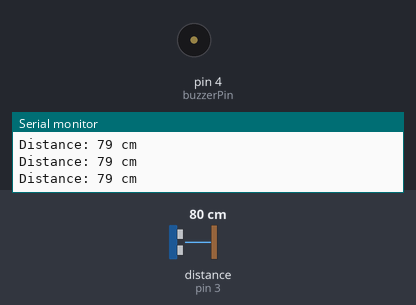
This sketch was run on a simulated Arduino Uno, built with avr-gcc and run on an emulated ATmega328P. Shown: buzzer (waves = sounding, pin HIGH), the last lines printed to the serial monitor. Wiring (inferred from the names in the program): ultrasonic range finder: trigger pin 2; echo pin 3. The inputs (shaded band) are chosen by the test bench; at power-on: distance to the obstacle (sensor on pin 3) 80 cm. The echo pulse lasts 58.3 µs per cm; pins used as bus, display or sensor lines are not drawn.

Above: at 1.2 s.
1.3 s: distance to the obstacle (sensor on pin 3) set to 43 cm
2.8 s: distance to the obstacle (sensor on pin 3) set to 35 cm
At 3.2 s:
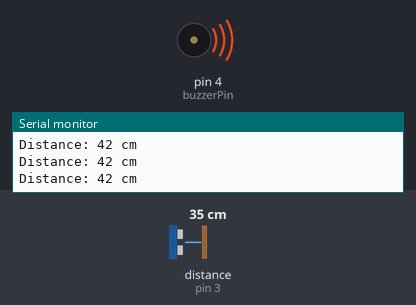
5.8 s: distance to the obstacle (sensor on pin 3) set to 60 cm
At 5.8 s:
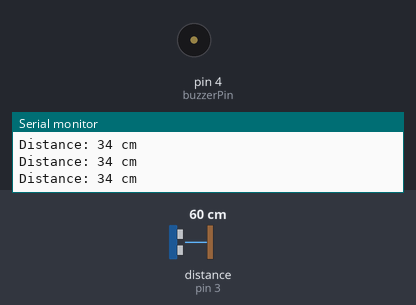
Timing chart, 0 to 8.8 s (numbered marks = the images above; inputs shaded):
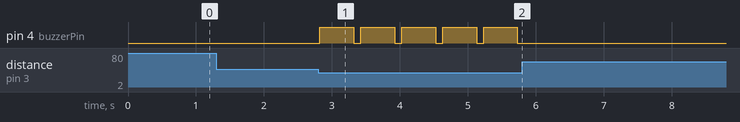

Measured:
- the behaviour switches between 41 and 40 cm on distance to the obstacle (sensor on pin 3) (found by bisection; images 0 and 1)
- after the input at 2.8 s, pin 4 (buzzerPin): alternates HIGH for 0.50 s and LOW for 0.10 s, starting at once
- after the input at 5.8 s, pin 4 (buzzerPin): stops changing and stays LOW

The sketch:

Smart_cap_for_Visually_Aided_person.ino
```cpp
#define trigPin 2
#define echoPin 3
#define buzzerPin 4

void setup() {
  pinMode(trigPin, OUTPUT);
  pinMode(echoPin, INPUT);
  pinMode(buzzerPin, OUTPUT);
  Serial.begin(9600);
}

void loop() {
  long duration, distance;

  // Send an ultrasonic pulse to measure distance
  digitalWrite(trigPin, LOW);
  delayMicroseconds(2);
  digitalWrite(trigPin, HIGH);
  delayMicroseconds(10);
  digitalWrite(trigPin, LOW);

  // Measure the time it takes for the pulse to return
  duration = pulseIn(echoPin, HIGH);

  // Calculate distance in centimeters
  distance = (duration / 2) / 29.1;

  // Check the distance
  if (distance < 40) {
    // If an obstacle is detected within 20cm, sound the buzzer
    digitalWrite(buzzerPin, HIGH);
    delay(500);  // Buzzer on for half a second
    digitalWrite(buzzerPin, LOW);
  }

  // Print the distance to the serial monitor for debugging
  Serial.print("Distance: ");
  Serial.print(distance);
  Serial.println(" cm");
  delay(100);  // Wait for a short time before the next measurement
}
```
